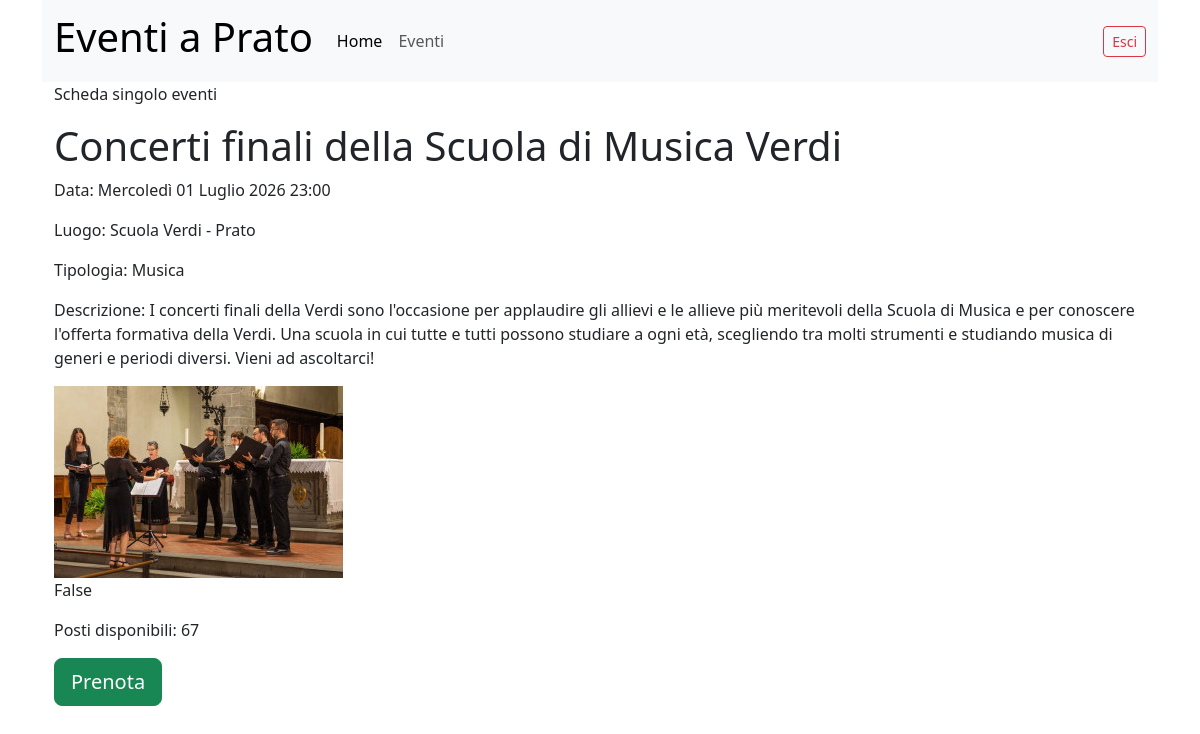
Before: /eventi/2/ (signed in) with the older database file.
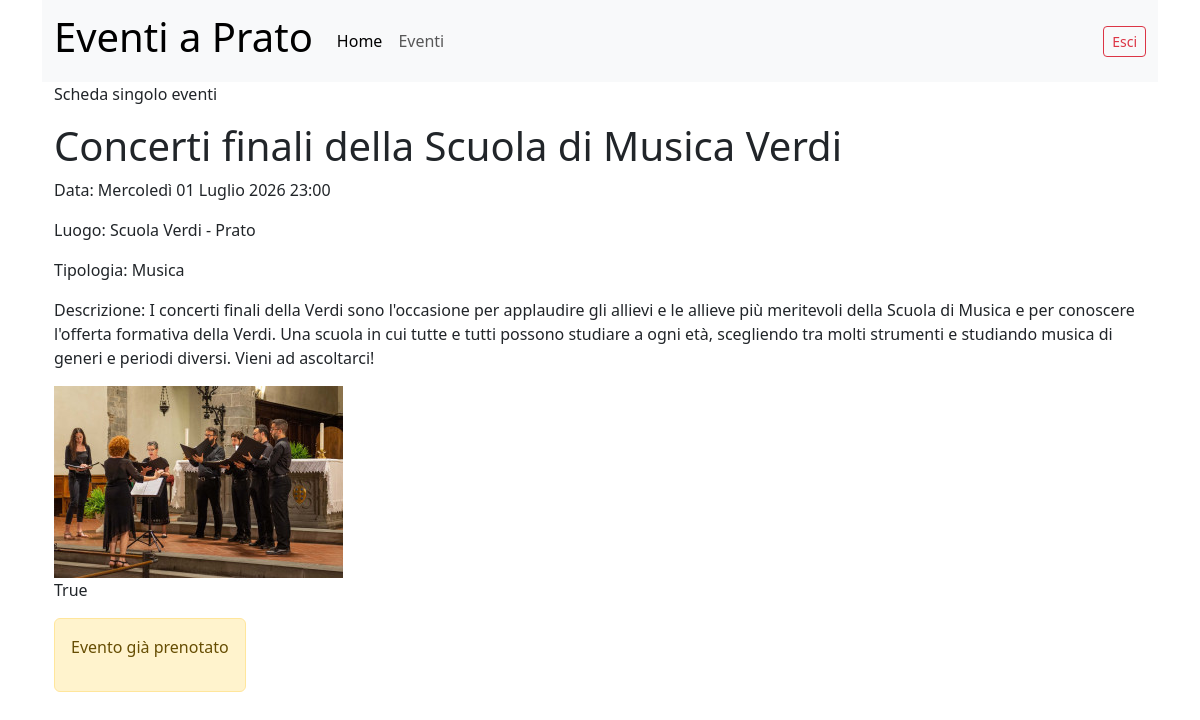
After: the same page with the newer database file.
### eventi_gestione/models.py (models this page shows, shortened)
class Eventi(models.Model):
    nome_evento = models.CharField(max_length=100)
    descrizione_evento = models.TextField()
    tipo_evento = models.ForeignKey(Tipologia,on_delete=models.CASCADE)
    luogo_evento = models.CharField(max_length=100)
    data_ora_evento = models.DateTimeField()
    immagine_evento = models.ImageField(upload_to='eventi/', blank=True, null=True)
    posti_prenotabili = models.PositiveIntegerField(null=True, blank=True)

class Tipologia(models.Model):
    nome_tipo = models.CharField(max_length=100)
    def __str__(self):
        return self.nome_tipo

### pagine/views.py (the view)
# urls.py: path("eventi/<int:pk>/", EventDetailView.as_view(), name="evento"),
class EventDetailView(DetailView):
    model = Eventi
    template_name = "scheda_evento.html"
    context_object_name = 'evento'
    def get_context_data(self, **kwargs):
        global prenotazione_on
        context = super().get_context_data(**kwargs)
        prenotazione_attiva = False
        if self.request.user.is_authenticated:
            prenotazione_on = Prenotazione.objects.filter(
                utente=self.request.user,
                evento=self.get_object()
            ).exists()
        context['prenotazione_attiva'] = prenotazione_on
        return context

### templates/scheda_evento.html (shortened to what this page needs)
{% extends "base.html" %}
{% block content %}
    <p>Scheda singolo eventi</p>
    <h1>{{ evento.nome_evento }}</h1>
    <p>Data: {{ evento.data_ora_evento }}</p>
    <p>Luogo: {{ evento.luogo_evento}}</p>
    <p>Tipologia: {{ evento.tipo_evento}}</p>
    <p>Descrizione: {{ evento.descrizione_evento }}</p>
    {% if evento.immagine_evento %}
        <img src="{{ evento.immagine_evento.url }}">
    {% endif %}
    <p> {{ prenotazione_attiva }}
    {% if user.is_authenticated and not prenotazione_attiva %}
        {% if evento.posti_prenotabili > 0 %}
            <p>Posti disponibili: {{ evento.posti_prenotabili}}</p>
            <form method="post" action="{% url 'prenota_evento' evento.id %}">
                <button type="submit" class="btn btn-success btn-lg">
                    Prenota
                </button>
            </form>
        {% else %}
            <button class="btn btn-secondary btn-lg" disabled>Posti Esauriti</button>
        {% endif %}
    {% elif prenotazione_attiva %}
        <div class="alert alert-warning d-inline-block">
            <p>Evento già prenotato</p>
        </div>
    {% else %}
         <div class="alert alert-warning d-inline-block">
            <a href="{% url 'login' %}?next={{ request.path }}" class="alert-link">Accedi</a> per poter prenotare questo evento.
        </div>
    {% endif %}
    </p>
{% endblock content %}

### templates/base.html (shortened to what this page needs)
<!DOCTYPE html>
<html lang="it">
<head>
    <link href="https://cdn.jsdelivr.net/npm/bootstrap@5.3.8/dist/css/bootstrap.min.css" rel="stylesheet">
</head>
<body class="container">
    <nav class="navbar navbar-expand-lg bg-body-tertiary">
      <div class="container-fluid">
          <a class="navbar-brand" href="/"><h1>Eventi a Prato</h1></a>
        <div class="collapse navbar-collapse" id="navbarText">
          <ul class="navbar-nav me-auto mb-2 mb-lg-0">
            <li class="nav-item">
              <a class="nav-link active" aria-current="page" href="/">Home</a>
            </li>
            <li class="nav-item">
              <a class="nav-link" href="/eventi">Eventi</a>
            </li>
          </ul>
          <span class="navbar-text">
            {% if user.is_authenticated %}
                <form method="post" action="{% url 'logout' %}" class="d-inline">
                    <button type="submit" class="btn btn-outline-danger btn-sm">
                        Esci
                    </button>
                </form>
            {% else %}
                <a href="/login/" class="btn btn-primary text-bg-primary" role="button">Sign in</a>
                <a href="/signup" class="btn btn-secondary text-bg-secondary" role="button">Sign up</a>
            {% endif %}
          </span>
        </div>
      </div>
    </nav>
    <main>
    <div class="container">
      {% block content %}
      {% endblock content %}
    </div>
    </main>
</body>
</html>

Changed rows visible on the page:
changed Eventi "Concerti finali della Scuola di Musica Verdi": posti_prenotabili "67" → (not shown)
Other visible differences:
{{ prenotazione_attiva }}: "False" → "True"
text no longer shown: "Posti disponibili: Prenota"
text now shown: "Evento già prenotato"
